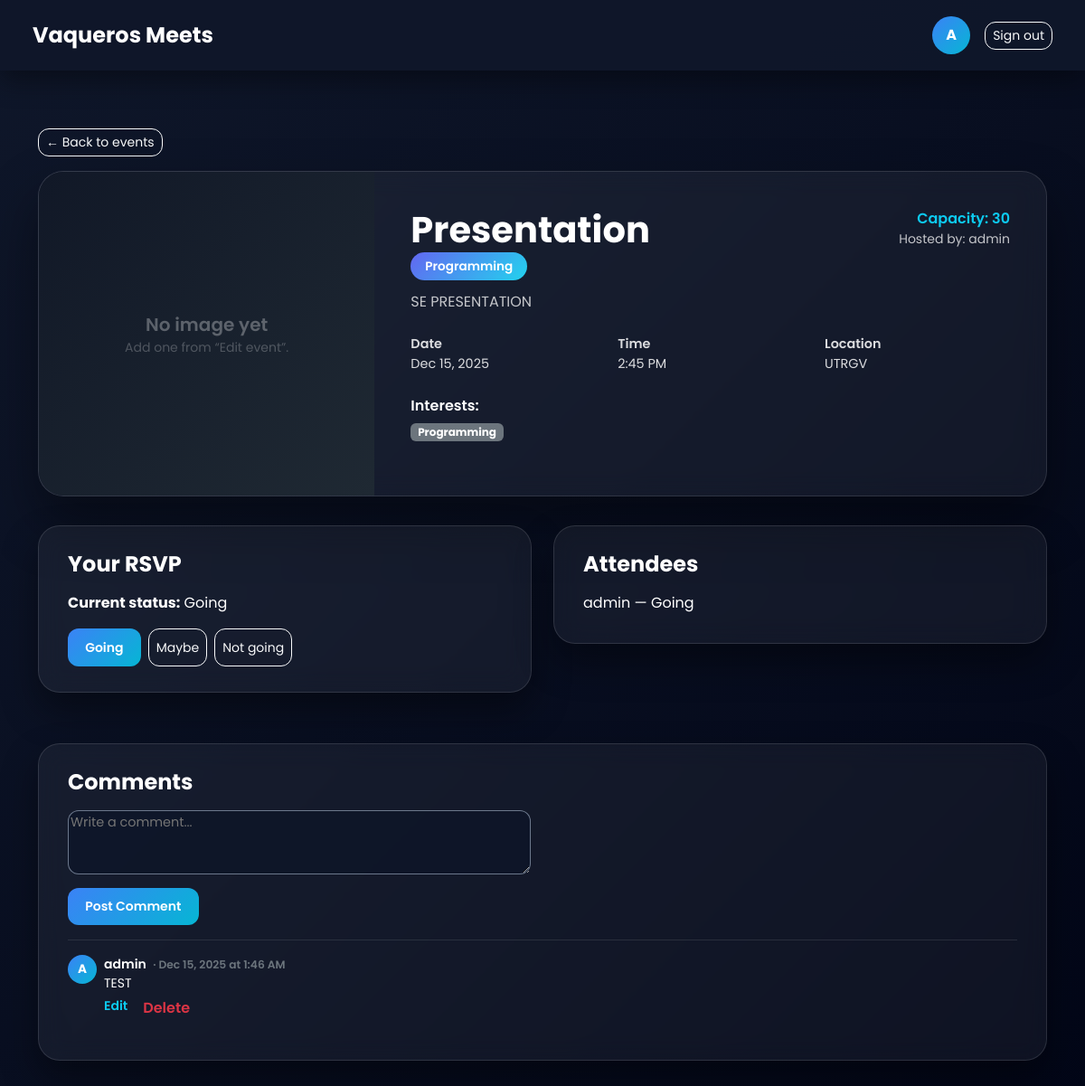
/events/6/ (signed in), run on an earlier commit of the app's database.
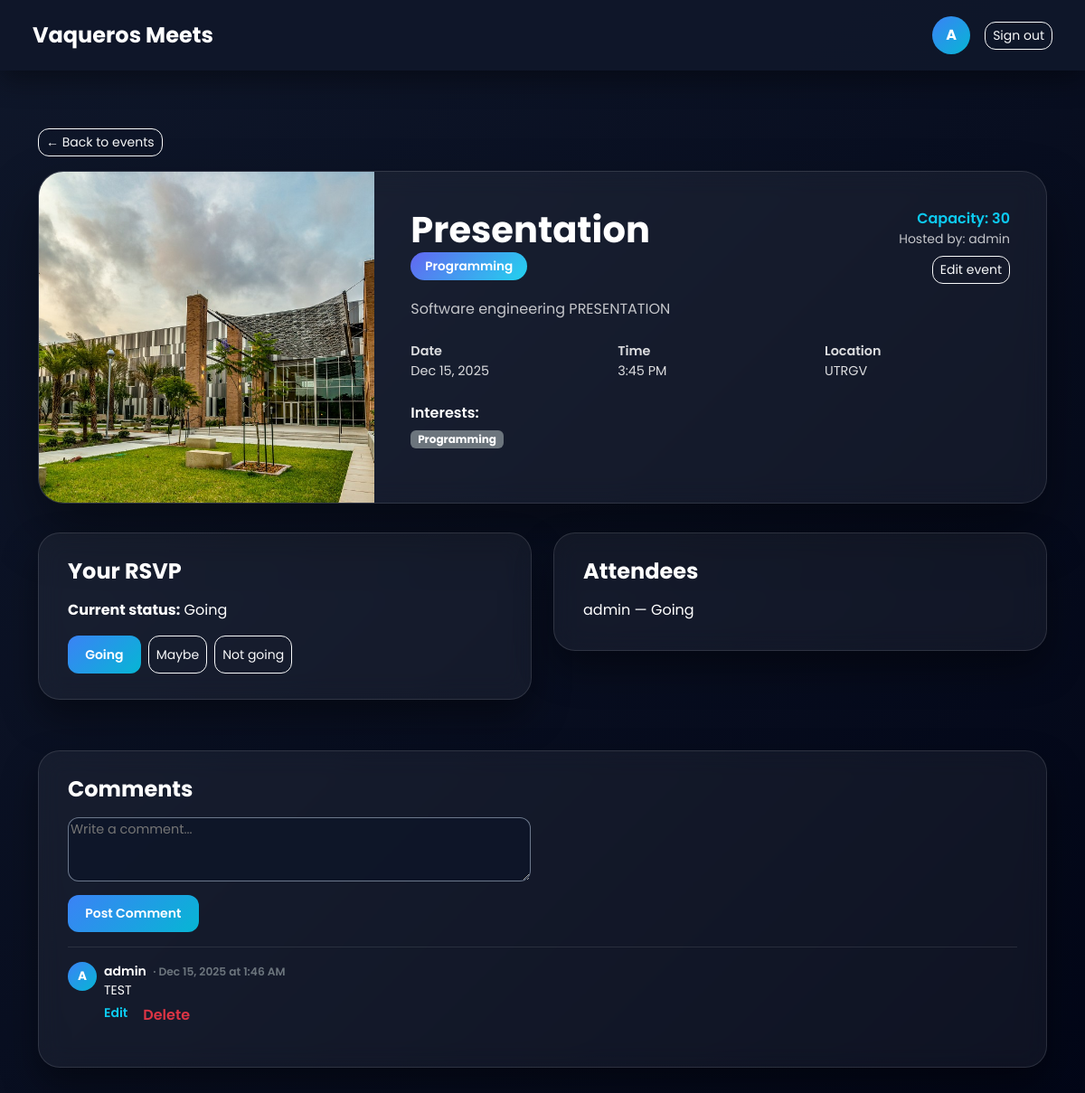
And on a later commit of the database.
### app/models.py (models this page shows, shortened)
class Event(models.Model):
    PUBLIC = 'public'
    PRIVATE = 'private'
    VISIBILITY_CHOICES = [
        (PUBLIC, 'Public'),
        (PRIVATE, 'Private'),
    ]
    image = models.ImageField(upload_to='event_images/', blank=True, null=True)
    owner = models.ForeignKey(settings.AUTH_USER_MODEL, on_delete=models.CASCADE, related_name='events_created')
    title = models.CharField(max_length=100)
    description = models.TextField(blank=True)
    host = models.ForeignKey(Profile, on_delete=models.CASCADE, related_name='hosted_events')
    location = models.CharField(max_length=255)
    starts_at = models.DateTimeField()
    ends_at = models.DateTimeField(blank=True, null=True)
    capacity = models.PositiveIntegerField()
    visibility = models.CharField(max_length=10, choices=VISIBILITY_CHOICES, default=PUBLIC)
    interests = models.ManyToManyField(Interest, blank=True, related_name='events')
    created_at = models.DateTimeField(auto_now_add=True)
    class Meta:
        ordering = ['starts_at']
        indexes = [
            models.Index(fields=['starts_at']),
        ]

class Profile(models.Model):
    user = models.OneToOneField(User, on_delete=models.CASCADE)
    fullname = models.CharField(max_length=100, blank=True)
    birthday = models.DateField(blank=True, null=True)
    phone_number = models.CharField(max_length=20, blank=True)
    display_name = models.CharField(max_length=30, blank=True)
    bio = models.TextField(blank=True)
    interests = models.ManyToManyField('Interest', blank=True)

### app/views.py (the view)
# urls.py: path('events/<int:event_id>/', views.event_detail, name='event_detail'),
@login_required
def event_detail(request, event_id):
    event = get_object_or_404(Event, id=event_id)
    profile = request.user.profile
    if profile.display_name:
        initial = profile.display_name[0].upper()
    else:
        username = request.user.username or ""
        initial = (username[0] if username else "U").upper()
    my_rsvp = RSVP.objects.filter(user=profile, event=event).first()
    attendees = RSVP.objects.filter(event=event)
    if request.method == "POST" and "comment_submit" in request.POST:
        comment_form = CommentForm(request.POST)
        if comment_form.is_valid():
            comment = comment_form.save(commit=False)
            comment.event = event
            comment.author = profile
            comment.save()
            return redirect("event_detail", event_id=event.id)
    else:
        comment_form = CommentForm()
    comments = event.comments.select_related("author", "author__user")
    return render(request, "app/event_detail.html", {
        "event": event,
        "my_rsvp": my_rsvp,
        "attendees": attendees,
        "initial": initial,
        "comment_form": comment_form,
        "comments": comments,
    })

### app/views.py
class CommentForm(ModelForm):
    class Meta:
        model = Comment
        fields = ['text']
        widgets = {
            'text': forms.Textarea(attrs={'rows': 3, 'placeholder': 'Write a comment...'}),}
        labels = {'text': 'Add a comment',}

### app/templates/app/event_detail.html (shortened to what the changed rows need)
<!doctype html>
<html lang="en">
<head>
  <link href="https://cdn.jsdelivr.net/npm/bootstrap@5.3.3/dist/css/bootstrap.min.css" rel="stylesheet">
</head>
<body>
<div class="container py-5 mt-3">
  <div class="event-card row g-0 align-items-stretch">
    <div class="col-md-4">
<div class="event-image">
  {% if event.image %}
    <img src="{{ event.image.url }}" alt="{{ event.title }}">
  {% else %}
    <div class="text-center px-3">
      <div class="fw-semibold" style="font-size: 1.25rem; opacity: .75;">No image yet</div>
      <div class="small" style="opacity: .6;">Add one from “Edit event”.</div>
    </div>
  {% endif %}
</div>
    </div>
    <div class="col-md-8">
      <div class="event-info">
        <div class="d-flex justify-content-between align-items-start mb-3">
          <div>
            <h1 class="fw-bold mb-1">{{ event.title }}</h1>
            {% with first_interest=event.interests.first %}
              {% if first_interest %}
                <span class="badge-category">{{ first_interest.name }}</span>
              {% endif %}
            {% endwith %}
          </div>
<div class="text-end">
  {% if event.capacity %}
    <span class="fw-semibold text-info">
      Capacity: {{ event.capacity }}
    </span>
    <br>
  {% endif %}
  <small class="opacity-75 d-block">
    Hosted by: {{ event.host.display_name|default:event.host.user.username }}
  </small>
  {% if request.user == event.owner %}
    <a href="{% url 'event_edit' event.id %}"
       class="btn btn-outline-light btn-sm mt-2">
      Edit event
    </a>
  {% endif %}
</div>
        </div>
        <p class="mb-4 opacity-75">
          {{ event.description|default:"No description provided yet." }}
        </p>
        <div class="row event-meta mb-4">
          <div class="col-sm-4">
            <span class="fw-semibold">Date</span>
            <span>{{ event.starts_at|date:"M d, Y" }}</span>
          </div>
          <div class="col-sm-4">
            <span class="fw-semibold">Time</span>
            <span>{{ event.starts_at|time:"g:i A" }}</span>
          </div>
          <div class="col-sm-4">
            <span class="fw-semibold">Location</span>
            <span>{{ event.location }}</span>
          </div>
        </div>
        {% if event.interests.all %}
          <div class="mb-3">
            <span class="fw-semibold d-block mb-1">Interests:</span>
            {% for interest in event.interests.all %}
              <span class="badge bg-secondary me-1 mb-1">{{ interest.name }}</span>
            {% endfor %}
          </div>
        {% endif %}
      </div>
    </div>
  </div>
</div>
</body>
</html>

What changed in the data, as far as the page shows it:
changed Event "Presentation": image: picture added; owner_id 1 → 2 (drawn); description "SE PRESENTATION" → "Software engineering PRESENTATION"; starts_at "2:45 PM" → "3:45 PM"; image empty → "event_images/utrgv.jpg" (drawn)
Also different on the page:
text no longer shown: "No image yet Add one from “Edit event”."
text now shown: "Edit event"
